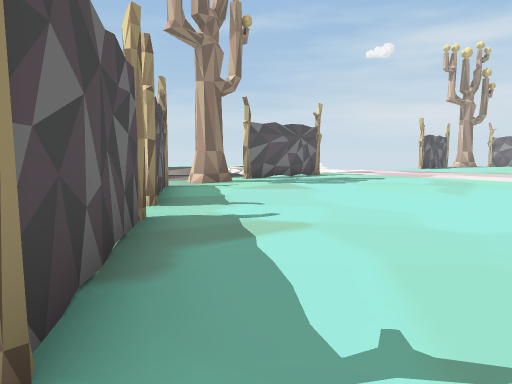
view 1 (above)

19 first-person views from a walk through a scene from a Unity 3-D project. The camera is 1.5 m above the floor, tilts 6° down and sees 70° across. The floor is counted in squares, 2 m on a side. Each view is taken from the middle of a square. On the plan, view 1 faces up. The plan holds only what a view shows up to about 11 squares ahead; the rest is blank. The place goes on beyond the plan. Some animated figures are not drawn.

view 2
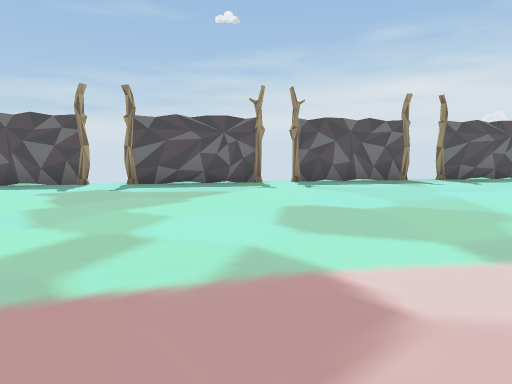

view 3
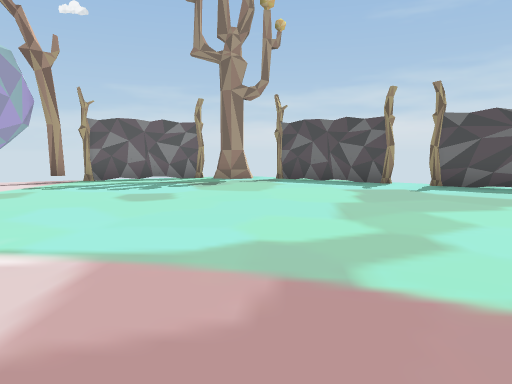

view 4
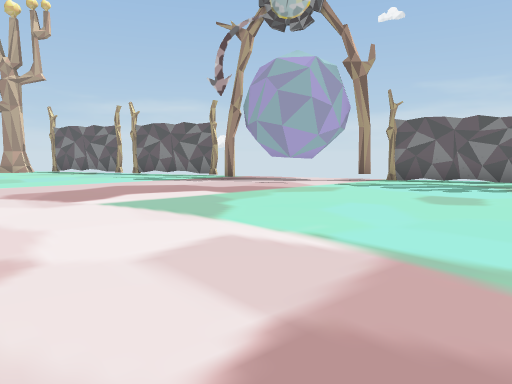

view 5
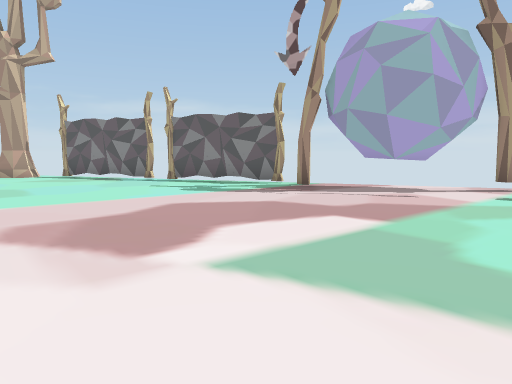

view 6
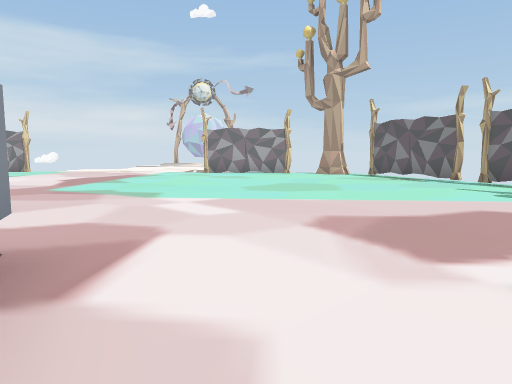

view 7
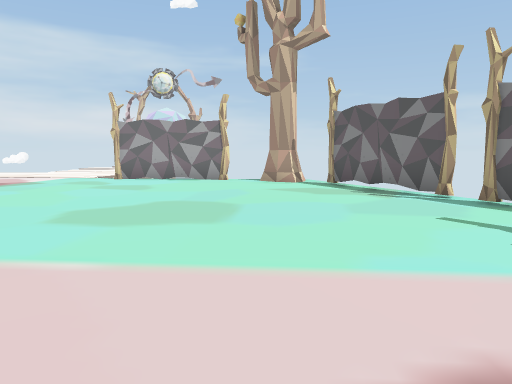

view 8
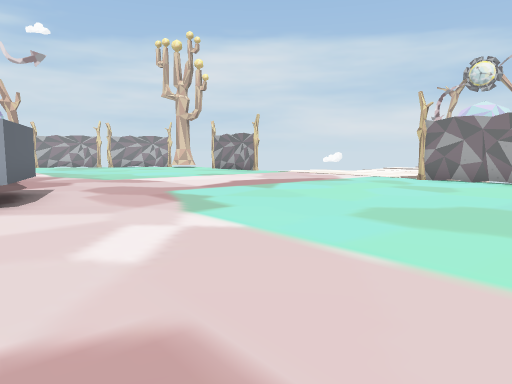

view 9
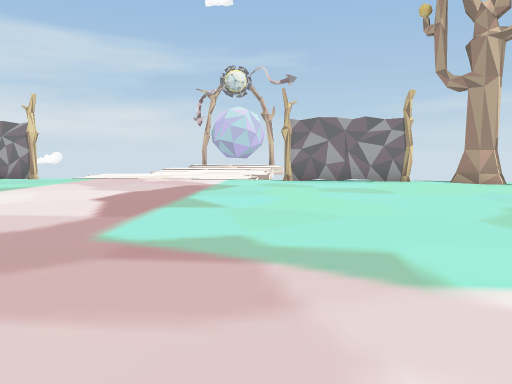

view 10
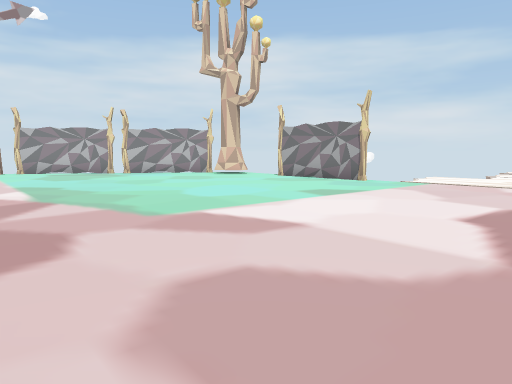

view 11
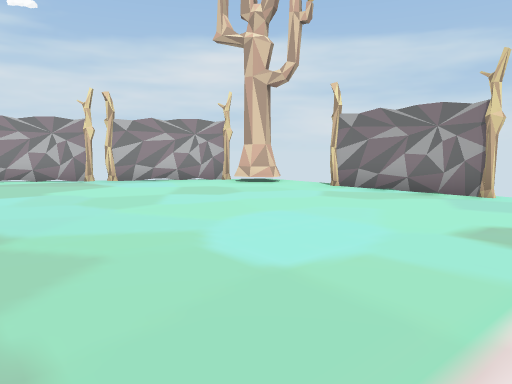

view 12
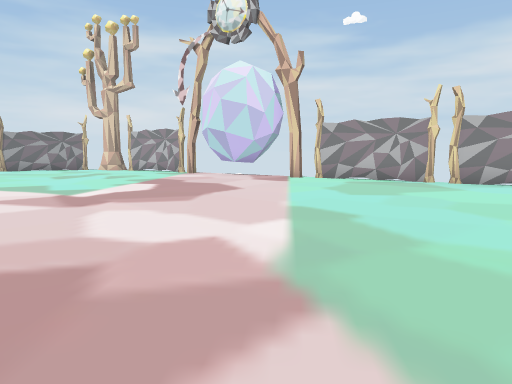

view 13
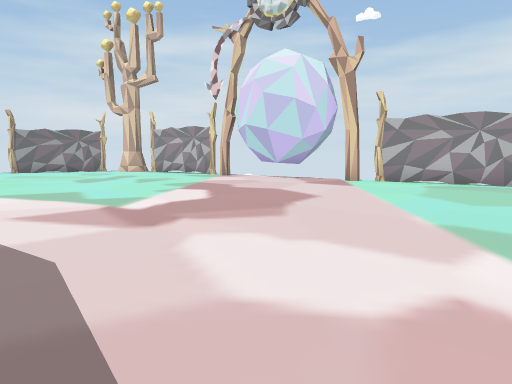

view 14
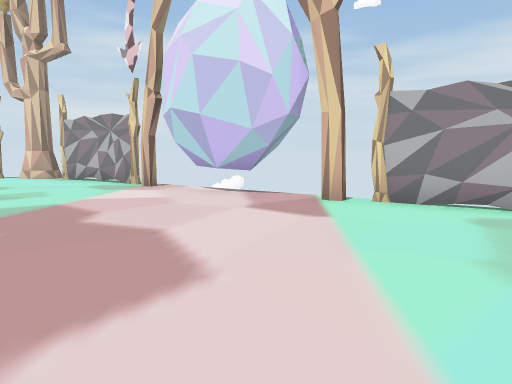

view 15
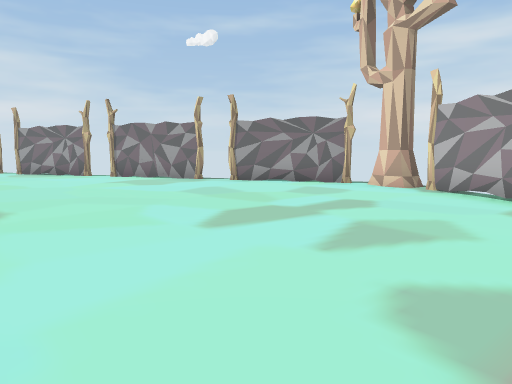

view 16
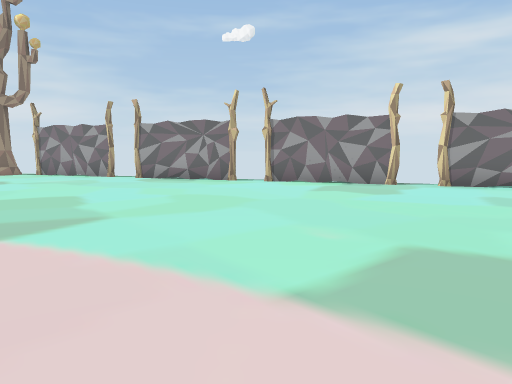

view 17
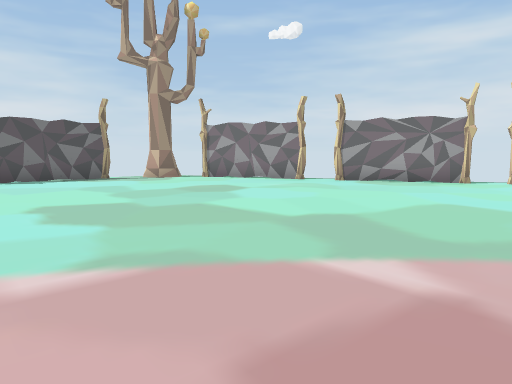

view 18
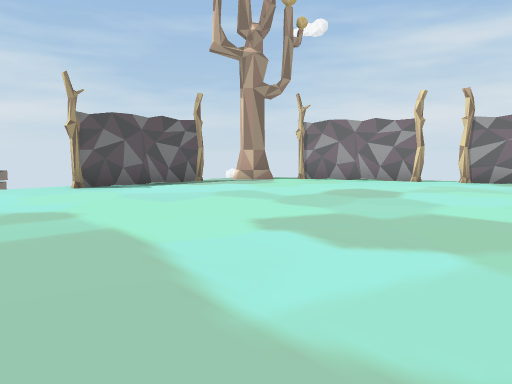

view 19
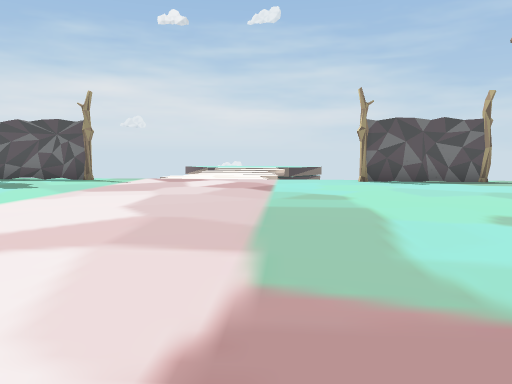

### Floor plan
Points are (right, up) in squares from view 1. A wall is a line through its corners. A room is listed if a view was taken in it or the views show most of it. See-through windows are left out.
Room 1 (views 1, 2, 3, 4, 5, 6, 7, 8, 9, 10, 11, 12, 13, 14, 15, 16, 17, 18, 19)
walls: (18.8, -2.9) (16.8, -3.7); (2.1, 13) (-0.2, 11); (-1.3, 4.2) (-0.8, 1.1); (-0.6, 0) (-0.1, -3.1); (10.5, 20.1) (8.1, 18); (-2.1, 8.4) (-1.5, 5.3); (16.3, 19.7) (13.4, 20.8); (20.3, 18.3) (17.4, 19.3); (0.1, -4.2) (0.7, -7.3); (24.3, 16.8) (21.3, 17.9); (7.6, -10.9) (8.1, -11); (7.9, -11) (8.4, -11.2); (7, -10.8) (8, -10.9); (7.9, -11.1) (8.6, -11.6); (2.3, -9.4) (5.2, -10.4); (10.4, -12.4) (13.4, -13.4); (30.4, 7.6) (30.4, 8.3); (30.7, 6.5) (30.4, 7.5) (30.5, 8.5); (28.3, 15.4) (25.3, 16.5); (30.3, 10.6) (29.8, 13.4); (30.9, 7.2) (30.8, 7.8); (14.1, -13.7) (17, -14.7); (32, 1.5) (31.4, 4.7); (28.2, -7) (30.6, -5); (28.7, -6.5) (29.3, -6); (20, -13.8) (22.5, -11.7); (32.7, -2.2) (32.1, 1)
ways out: gap at (-2, 5); gap at (-1, 0.5); gap at (0, -3.5); gap at (6.5, -11); gap at (14, -14); gap at (17, -15); gap at (25, 17); gap at (32, 1); gap at (33, -2)
objects: tree (-1, 10); tree (1, -9) to (2, -8); tree (12, 21); tree (18, -15) to (19, -15); tree (29, 14) to (30, 15); tree (32, -3)

Where each view was taken, in squares from view 1:
view 1: 0 up, 0 right, facing up
view 2: 0 up, 9 right, facing left
view 3: 0 up, 9 right, facing down-left
view 4: 0 up, 9 right, facing down
view 5: 3 down, 11 right, facing down
view 6: 3 down, 11 right, facing down-right
view 7: 7 down, 12 right, facing down-right
view 8: 7 down, 12 right, facing right
view 9: 4 down, 16 right, facing down-right
view 10: 4 down, 18 right, facing right
view 11: 3 down, 22 right, facing right
view 12: 2 down, 22 right, facing up-right
view 13: 0 up, 22 right, facing up-right
view 14: 2 up, 26 right, facing up-right
view 15: 6 up, 26 right, facing up
view 16: 8 up, 21 right, facing up
view 17: 9 up, 15 right, facing up
view 18: 10 up, 12 right, facing up
view 19: 9 up, 13 right, facing up-left
